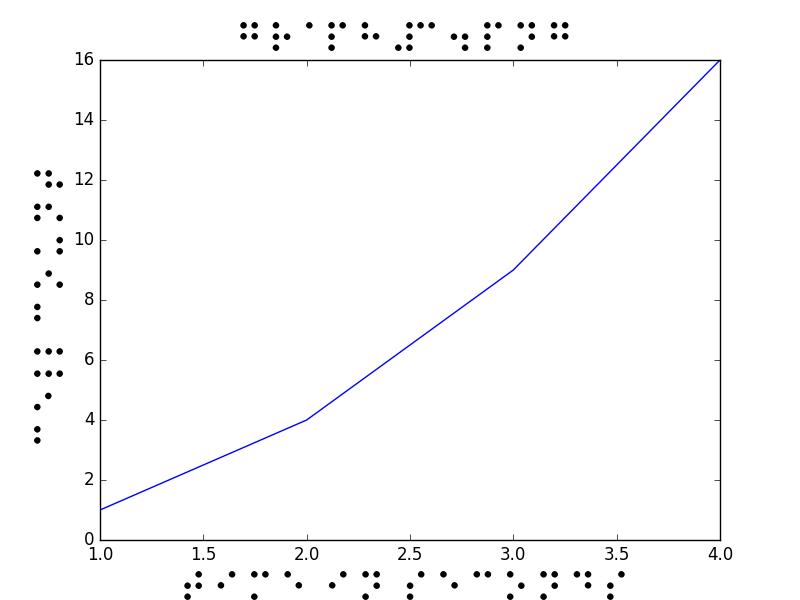
#> input picture graph3.png, 800 x 600 px
$ python cv2_test.py   (Python 2 division)
#> lines starting #> are read from the running program, lines starting #| are printed output that depends on the picture
import cv2
import numpy as np

if __name__ == "__main__":
	gray_image = cv2.imread('graph3.png', cv2.IMREAD_GRAYSCALE)
#> gray_image: shape (600, 800); min 0, max 255, mean 250.5
	print len(gray_image)
#| 600
	print len(gray_image[0])
#| 800
	for row in range(len(gray_image)):
		for col in range(len(gray_image[row])):
			# pass
			gray_image[row][col] = 255 - gray_image[row][col]
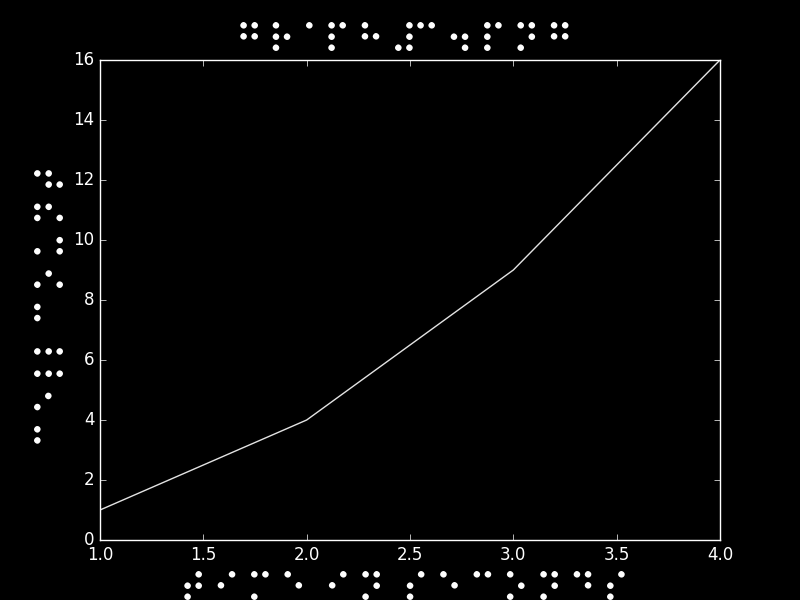
#> gray_image: shape (600, 800); min 0, max 255, mean 4.5
	cv2.imwrite('gray_graph3.png', gray_image)
	print "yay"
